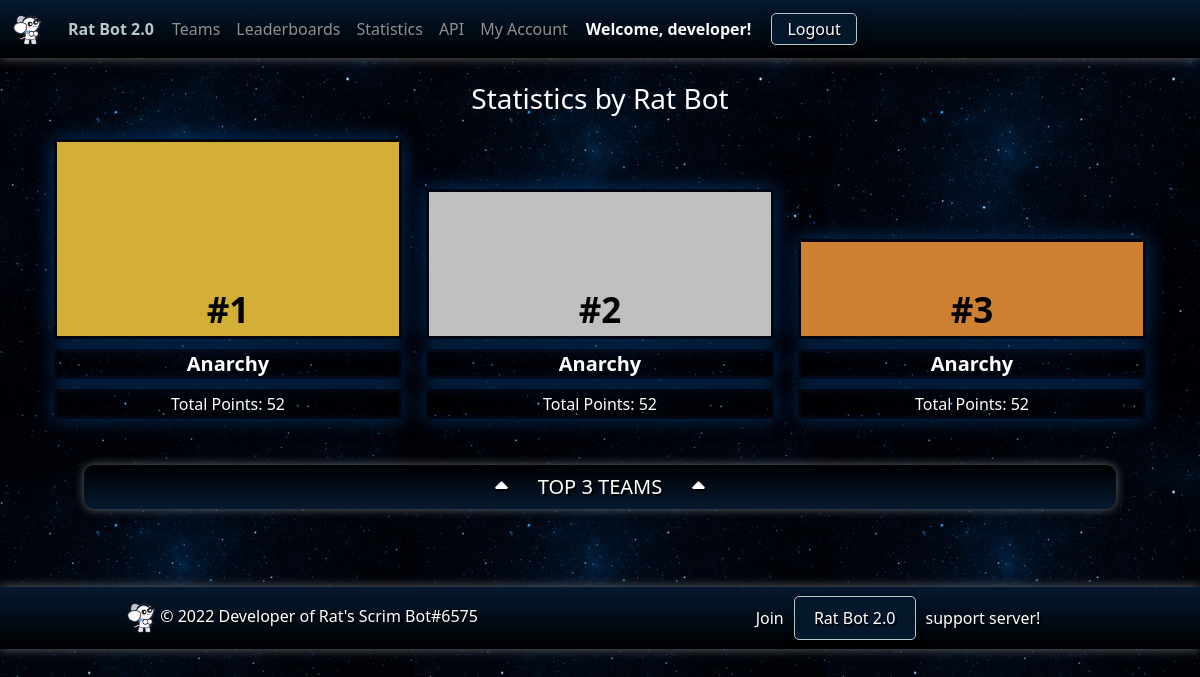
Page /statistics (signed in) on the earlier database version.
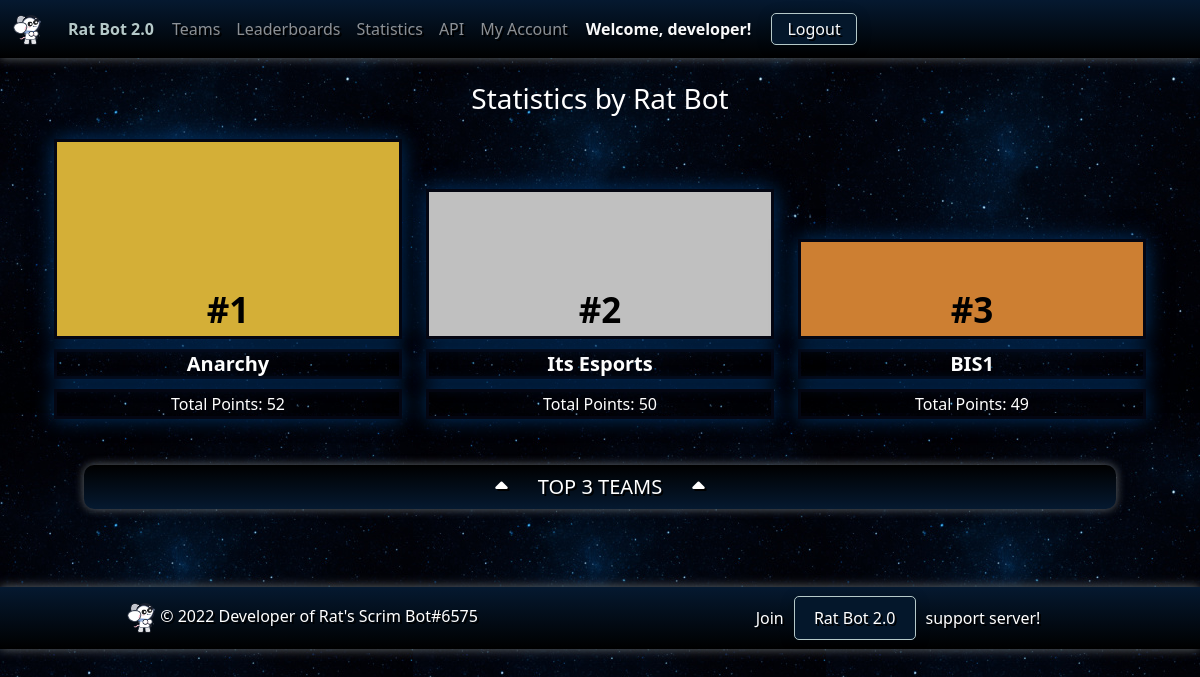
Same page on the later database version.
### ratbotapp/models.py (models this page shows, shortened)
class Score(models.Model):
    id = models.AutoField(primary_key=True)
    rank = models.IntegerField(default=0)
    result = models.ForeignKey(Result, on_delete=models.CASCADE, default=None)
    team = models.ForeignKey(Team, on_delete=models.RESTRICT, default=None)
    team_managers = models.CharField(max_length=200, default='Unknown')
    wwcd = models.PositiveSmallIntegerField(default=0)
    pp = models.PositiveSmallIntegerField(default=0)
    kp = models.PositiveSmallIntegerField(default=0)
    tp = models.PositiveSmallIntegerField(default=0)
    missed_games = models.IntegerField(default=0)
    created_at = models.DateTimeField(auto_now_add=True)
    updated_at = models.DateTimeField(auto_now=True)
    def __str__(self):
        return f"#{self.rank} - {self.team.team_name} - {self.pp} - {self.kp} - {self.tp}"

class Team(models.Model):
    id = models.AutoField(primary_key=True)
    team_name = models.CharField(max_length=30, unique=True)
    team_tag = models.CharField(max_length=10, default="")
    team_slug = models.CharField(max_length=60, unique=False, editable=False)
    team_image = models.ImageField(upload_to='team_images/', null=True, blank=True)
    followers = models.ManyToManyField(User, related_name='following')
    created_at = models.DateTimeField(auto_now_add=True)
    updated_at = models.DateTimeField(auto_now=True)

### ratbotapp/views.py (the view)
# urls.py: path('statistics', views.statistics_page, name='statistics'),
@login_required(login_url="/accounts/discord/login")
def statistics_page(request):
    print("======== STARTED statistics_page() =======")
    top_stats = Score.objects.filter(tp__gte=0).order_by('-tp').select_related('result')[:3]
    context = {
        'statistics': {
            'top_stats': top_stats
        }
    }
    pprint(context)
    return render(request, 'ratbot/statistics.html', context)

### ratbotapp/templates/ratbot/statistics.html (shortened to what this page needs)
{% extends 'ratbot/base/base.html' %}
{% load static %}
{% block body %}
<div class="container">
    <div class="row mb-3 mt-4">
        <h3 class="text-center">Statistics by Rat Bot</h3>
    </div>
    <div class="container">
        <div class="row">
            <div class="col-4">
                <div class="rectangle gold"><p class="rectangle-content">#1</p></div>
                <h5 class="team-name">{{ statistics.top_stats.0.team.team_name }}</h5>
                <p class="team-text">Total Points: {{ statistics.top_stats.0.tp }}</p>
            </div>
            <div class="col-4">
                <div class="rectangle silver"><p class="rectangle-content">#2</p></div>
                <h5 class="team-name">{{ statistics.top_stats.1.team.team_name }}</h5>
                <p class="team-text">Total Points: {{ statistics.top_stats.1.tp }}</p>
            </div>
            <div class="col-4">
                <div class="rectangle bronze"><p class="rectangle-content">#3</p></div>
                <h5 class="team-name">{{ statistics.top_stats.2.team.team_name }}</h5>
                <p class="team-text">Total Points: {{ statistics.top_stats.2.tp }}</p>
            </div>
            <div class="col-12">
                <h5 class="top-3-teams gradient"><i class="fa-solid fa-caret-up" style="margin-right: 30px;"></i>TOP 3 TEAMS<i class="fa-solid fa-caret-up" style="margin-left: 30px;"></i></h5>
            </div>
        </div>
    </div>
</div>
{% endblock %}

Differences in the rows shown:
removed Score: top_stats.0.team.team_name "Anarchy", top_stats.0.tp "52"
removed Score: top_stats.2.team.team_name "Anarchy", top_stats.2.tp "52"
added Score: top_stats.1.team.team_name "Its Esports", top_stats.1.tp "50"
added Score: top_stats.2.team.team_name "BIS1", top_stats.2.tp "49"
Other differences:
{{ statistics.top_stats.1.team.team_name }}: "Anarchy" → "Its Esports"
{{ statistics.top_stats.1.tp }}: "52" → "50"
